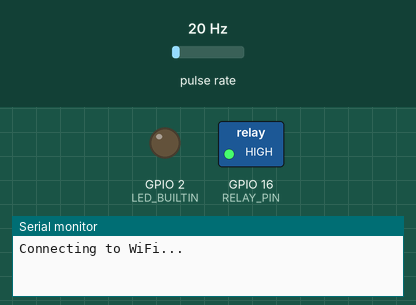
This sketch was run on a simulated ESP32. Parts: switched loads named in the sketch (green lamp = pin HIGH), output pins drawn as LEDs (lit = HIGH), the last lines printed to the serial monitor. Wiring (inferred from the names in the program): pulse sensor: data GPIO 27. Dashed ring = blinking. Inputs (shaded band) come from the test bench; at power-on: pulse rate 20 Hz. WiFi joins after 1.5 s; servers stay silent unless stated; uploads are accepted with an empty reply.

Above: at 0.1 s.
At 3.1 s:
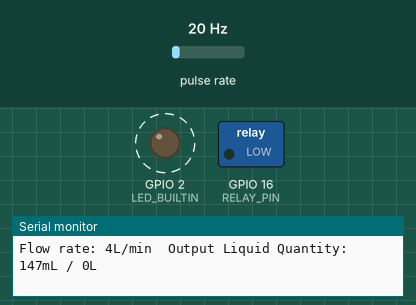
3.2 s: pulse rate (sensor on GPIO 27) set to 100 Hz
Timing chart, 0 to 12.2 s (numbered marks = the images above; inputs shaded):
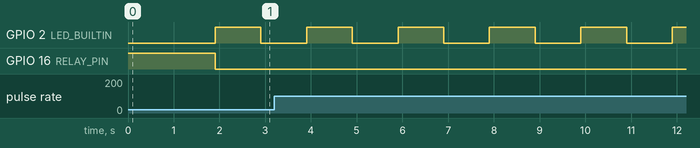

The sketch:

smartdrops.ino
```cpp
#include <WiFi.h>
#include <HTTPClient.h>
#include <ArduinoJson.h>

// WiFi credentials
const char* ssid = "AfriSafe-Run";
const char* password = "faster1234";

// API endpoints
const char* baseUrl = "*";
const char* statusEndpoint = "/meter/status/";
const char* billEndpoint = "/meter/bill";
const char* walletEndpoint = "/meter/wallet-balance/";

// Meter configuration
const String meterNumber = "MTR-DQBTSWJT"; // Change to your meter number
const float shutoffThreshold = 0.00; // Shutoff if balance below 0 UGX
const float calibrationFactor = 4.5; // From uploaded code

// Pin configuration
#define RELAY_PIN 16 // Valve (relay) on GPIO16
#define SENSOR_PIN 27 // Flow sensor on GPIO27
#define LED_BUILTIN 2 // Built-in LED

// Flow sensor variables
volatile byte pulseCount;
byte pulse1Sec = 0;
float flowRate;
unsigned int flowMilliLitres;
unsigned long totalMilliLitres;
long currentMillis = 0;
long previousMillis = 0;
const int interval = 1000; // 1-second interval for flow measurement

// Meter variables
unsigned long lastCheckTime = 0;
unsigned long lastSendTime = 0;
bool meterStatus = true; // Assume meter is on by default
boolean ledState = LOW;

// Interrupt service routine for flow sensor
void IRAM_ATTR pulseCounter() {
  pulseCount++;
}

void setup() {
  Serial.begin(115200);
  pinMode(LED_BUILTIN, OUTPUT);
  pinMode(SENSOR_PIN, INPUT_PULLUP);
  pinMode(RELAY_PIN, OUTPUT);
  digitalWrite(RELAY_PIN, HIGH); // Start with valve closed (active-low relay)

  // Initialize flow sensor variables
  pulseCount = 0;
  flowRate = 0.0;
  flowMilliLitres = 0;
  totalMilliLitres = 0;
  previousMillis = 0;

  // Attach interrupt for flow sensor
  attachInterrupt(digitalPinToInterrupt(SENSOR_PIN), pulseCounter, FALLING);

  connectToWiFi();
  checkInitialStatus();
}

void loop() {
  // Maintain WiFi connection
  if (WiFi.status() != WL_CONNECTED) {
    connectToWiFi();
  }

  unsigned long currentTime = millis();

  // Check meter status and wallet balance every 5 minutes
  if (currentTime - lastCheckTime >= 300000) {
    lastCheckTime = currentTime;
    checkMeterStatus();
    checkWalletBalance();
  }

  // Measure flow every 1 second
  currentMillis = millis();
  if (currentMillis - previousMillis >= interval && meterStatus) {
    pulse1Sec = pulseCount;
    pulseCount = 0;

    // Calculate flow rate (litres/minute)
    flowRate = ((1000.0 / (currentMillis - previousMillis)) * pulse1Sec) / calibrationFactor;
    previousMillis = currentMillis;

    // Calculate millilitres in this interval
    flowMilliLitres = (flowRate / 60) * 1000;
    totalMilliLitres += flowMilliLitres;

    // Control valve based on meter status
    digitalWrite(RELAY_PIN, meterStatus ? LOW : HIGH); // LOW = open, HIGH = closed

    // Toggle LED to indicate flow
    ledState = !ledState;
    digitalWrite(LED_BUILTIN, ledState);

    // Print flow data
    Serial.print("Flow rate: ");
    Serial.print(int(flowRate));
    Serial.print("L/min\t");
    Serial.print("Output Liquid Quantity: ");
    Serial.print(totalMilliLitres);
    Serial.print("mL / ");
    Serial.print(totalMilliLitres / 1000);
    Serial.println("L");

    // Send data to server every 1 minute or when reaching 1000ml
    if (totalMilliLitres >= 1000 || (currentTime - lastSendTime >= 60000 && totalMilliLitres > 0)) {
      sendWaterUsage(totalMilliLitres);
      totalMilliLitres = 0;
      lastSendTime = currentTime;
    }
  }
}

void connectToWiFi() {
  Serial.println("Connecting to WiFi...");
  WiFi.begin(ssid, password);

  while (WiFi.status() != WL_CONNECTED) {
    delay(500);
    Serial.print(".");
  }

  Serial.println("");
  Serial.println("WiFi connected");
  Serial.println("IP address: ");
  Serial.println(WiFi.localIP());
}

void checkInitialStatus() {
  checkMeterStatus();
  checkWalletBalance();
}

void checkMeterStatus() {
  if (WiFi.status() == WL_CONNECTED) {
    HTTPClient http;
    String url = String(baseUrl) + String(statusEndpoint) + meterNumber;

    http.begin(url);
    int httpCode = http.GET();

    if (httpCode == HTTP_CODE_OK) {
      String payload = http.getString();
      DynamicJsonDocument doc(1024);
      deserializeJson(doc, payload);

      String status = doc["data"]["status"];
      meterStatus = (status == "on");

      Serial.print("Meter status: ");
      Serial.println(status);

      // Control valve
      digitalWrite(RELAY_PIN, meterStatus ? LOW : HIGH);
    } else {
      Serial.print("Error checking status: ");
      Serial.println(httpCode);
    }

    http.end();
  }
}

void checkWalletBalance() {
  if (WiFi.status() == WL_CONNECTED) {
    HTTPClient http;
    String url = String(baseUrl) + String(walletEndpoint) + meterNumber;

    http.begin(url);
    int httpCode = http.GET();

    if (httpCode == HTTP_CODE_OK) {
      String payload = http.getString();
      DynamicJsonDocument doc(1024);
      deserializeJson(doc, payload);

      float balance = doc["data"]["available_balance"];
      bool isLowBalance = doc["data"]["is_low_balance"];

      Serial.print("Wallet balance: ");
      Serial.print(balance);
      Serial.println(" UGX");

      if (isLowBalance) {
        Serial.println("LOW BALANCE WARNING!");
      }

      // Shut off if balance below threshold
      if (balance < shutoffThreshold) {
        meterStatus = false;
        digitalWrite(RELAY_PIN, HIGH); // Close valve
        Serial.println("Balance too low - shutting off meter");
      }
    } else {
      Serial.print("Error checking balance: ");
      Serial.println(httpCode);
    }

    http.end();
  }
}

void sendWaterUsage(float milliliters) {
  if (WiFi.status() == WL_CONNECTED) {
    HTTPClient http;
    http.begin(String(baseUrl) + String(billEndpoint));
    http.addHeader("Content-Type", "application/json");

    // Create JSON payload
    DynamicJsonDocument doc(256);
    doc["meter_number"] = meterNumber;
    doc["water_reading_ml"] = milliliters;

    String payload;
    serializeJson(doc, payload);

    int httpCode = http.POST(payload);

    if (httpCode == HTTP_CODE_OK) {
      String response = http.getString();
      Serial.println("Water usage sent successfully");
      Serial.println(response);

      // Update meter status from response
      DynamicJsonDocument resDoc(1024);
      deserializeJson(resDoc, response);
      if (resDoc.containsKey("data") && resDoc["data"].containsKey("meter_status")) {
        String status = resDoc["data"]["meter_status"];
        meterStatus = (status == "on");
        digitalWrite(RELAY_PIN, meterStatus ? LOW : HIGH);
      }
    } else if (httpCode == 402) {
      Serial.println("Insufficient balance - meter should be turned off");
      meterStatus = false;
      digitalWrite(RELAY_PIN, HIGH);
    } else {
      Serial.print("Error sending water usage: ");
      Serial.println(httpCode);
    }

    http.end();
  }
}
```

Measured:
- by itself, GPIO 2 (LED_BUILTIN): alternates HIGH for 1.0 s and LOW for 1.0 s
